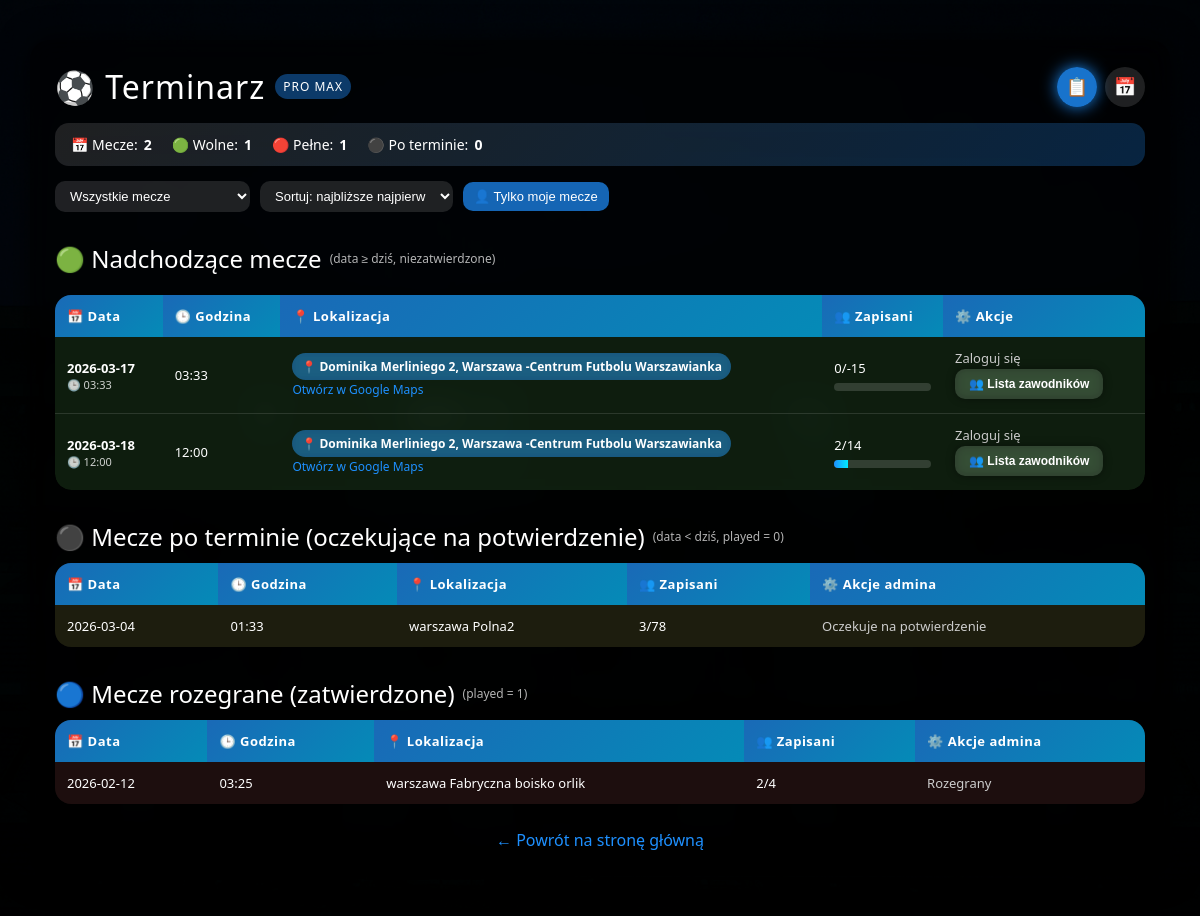
/terminarz, run on an earlier commit of the app's database.
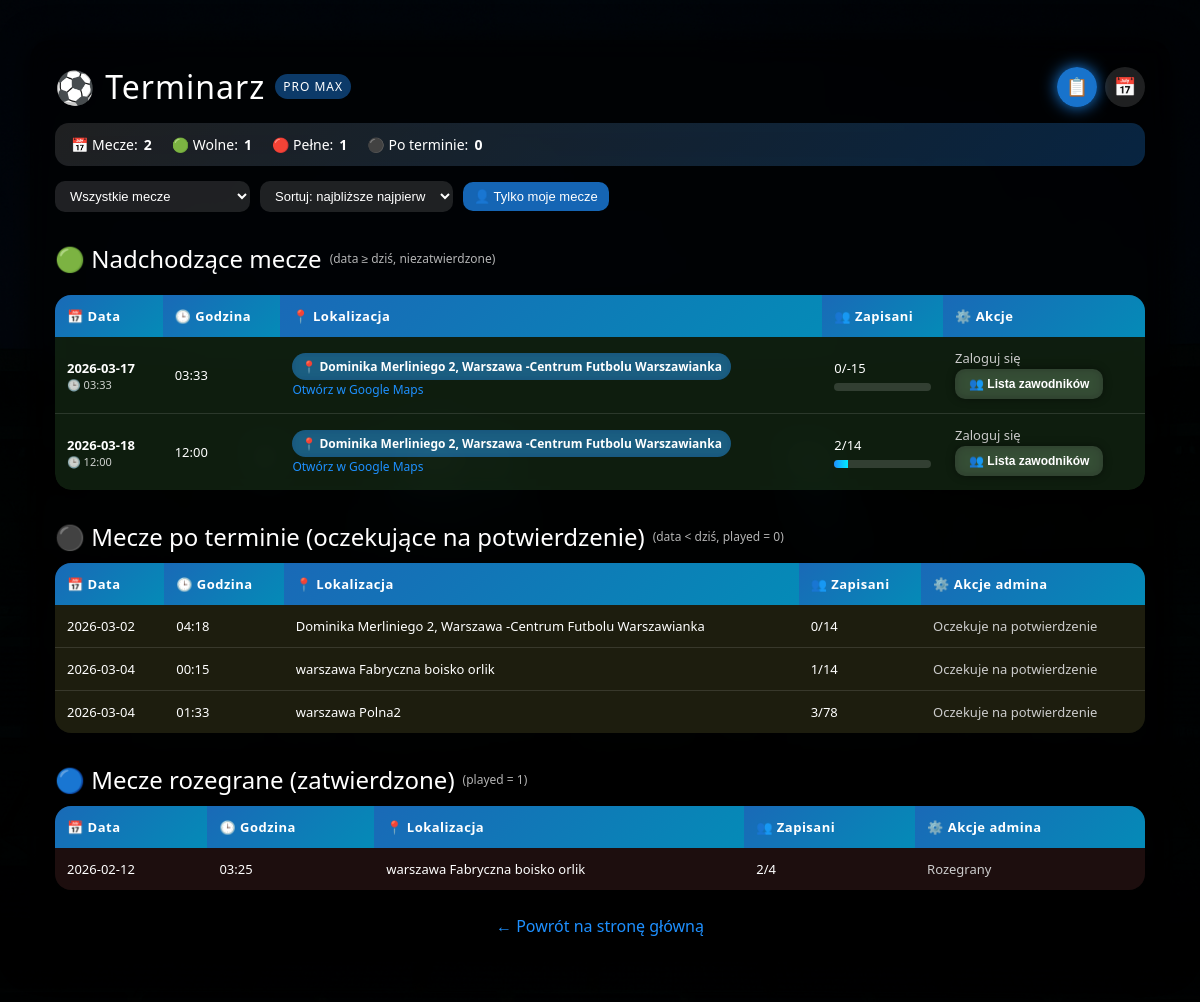
And on a later commit of the database.
### tables this page shows
CREATE TABLE matches (
            id INTEGER PRIMARY KEY AUTOINCREMENT,
            match_date TEXT NOT NULL,
            match_time TEXT NOT NULL,
            location TEXT NOT NULL,
            max_slots INTEGER NOT NULL,
            signed_up INTEGER NOT NULL DEFAULT 0
        , played INTEGER NOT NULL DEFAULT 0);

### app.py (the view)
@app.route("/terminarz")
def terminarz():
    conn = get_db()
    matches = conn.execute("SELECT * FROM matches ORDER BY match_date ASC, match_time ASC").fetchall()
    signups = conn.execute("""
        SELECT ms.match_id, ms.paid, u.first_name, u.last_name, u.player_alias
        FROM match_signups ms
        JOIN users u ON u.id = ms.user_id
        ORDER BY u.first_name ASC
    """).fetchall()
    conn.close()
    players_by_match = {}
    for s in signups:
        players_by_match.setdefault(s["match_id"], []).append(s)
    user_signed = {}
    if "player_alias" in session:
        for s in signups:
            if s["player_alias"] == session["player_alias"]:
                user_signed[s["match_id"]] = True
    today = date.today()
    upcoming_matches = []
    after_date_not_confirmed = []
    played_confirmed = []
    for m in matches:
        m_date = date.fromisoformat(m["match_date"])
        if m["played"] == 1:
            played_confirmed.append(m)
        else:
            if m_date >= today:
                upcoming_matches.append(m)
            else:
                after_date_not_confirmed.append(m)
    return render_template(
        "terminarz.html",
        matches=matches,
        upcoming_matches=upcoming_matches,
        after_date_not_confirmed=after_date_not_confirmed,
        played_confirmed=played_confirmed,
        players_by_match=players_by_match,
        user_signed=user_signed
    )

### app.py (called while the page is built)
def get_db():
    conn = sqlite3.connect("database.db")
    conn.row_factory = sqlite3.Row
    return conn

### templates/terminarz.html (shortened to what this page needs)
<!DOCTYPE html>
<html lang="pl">
<head>
</head>
<body>
<div class="overlay"></div>
<div class="container">
    <div class="header-row">
        <h1>⚽ Terminarz <span class="badge">PRO MAX</span></h1>
        <div class="view-toggle">
            <button id="btn-list" class="icon-toggle active" title="Widok listy">📋</button>
            <button id="btn-calendar" class="icon-toggle" title="Widok kalendarza">📅</button>
        </div>
    </div>
    <div id="stats-bar" class="stats-bar">
        <div class="stats-item">📅 Mecze: <span id="stat-total" class="value">0</span></div>
        <div class="stats-item">🟢 Wolne: <span id="stat-free" class="value">0</span></div>
        <div class="stats-item">🔴 Pełne: <span id="stat-full" class="value">0</span></div>
        <div class="stats-item">⚫ Po terminie: <span id="stat-past" class="value">0</span></div>
    </div>
    <div class="controls">
        <select id="filter-select">
            <option value="all">Wszystkie mecze</option>
        </select>
        <select id="sort-select">
            <option value="asc">Sortuj: najbliższe najpierw</option>
        </select>
        <button id="filter-mine" class="btn-filter">👤 Tylko moje mecze</button>
    </div>
    <div id="list-view">
        <h2>🟢 Nadchodzące mecze <small>(data ≥ dziś, niezatwierdzone)</small></h2>
        <div style="max-height: 450px; overflow-y: auto; border-radius: 16px;">
            <table>
                <thead>
                <tr>
                    <th>📅 Data</th>
                    <th>🕒 Godzina</th>
                    <th>📍 Lokalizacja</th>
                    <th>👥 Zapisani</th>
                    <th>⚙️ Akcje</th>
                </tr>
                </thead>
                <tbody id="list-tbody">
                {% for m in upcoming_matches %}
                {% set signed = m["signed_up"] %}
                {% set max_slots = m["max_slots"] %}
                {% set percent = (signed / max_slots) * 100 if max_slots > 0 else 0 %}
                {% if percent < 50 %}
                {% set row_class = "row-green" %}
                {% elif percent < 80 %}
                {% set row_class = "row-yellow" %}
                {% else %}
                {% set row_class = "row-red" %}
                {% endif %}
                <tr class="{{ row_class }} match-row"
                    data-id="{{ m['id'] }}"
                    data-date="{{ m['match_date'] }}"
                    data-time="{{ m['match_time'] }}"
                    data-signed="{{ signed }}"
                    data-max="{{ max_slots }}"
                    data-mine="{% if user_signed.get(m['id']) %}1{% else %}0{% endif %}">
                    <td>
                        <div style="font-weight:600;">{{ m["match_date"] }}</div>
                        <div style="font-size:11px; opacity:0.8;">🕒 {{ m["match_time"] }}</div>
                    </td>
                    <td>{{ m["match_time"] }}</td>
                    <td>
                        <span class="location-tag">📍 {{ m["location"] }}</span><br>
                        <a href="https://www.google.com/maps/search/?api=1&query={{ m['location'] | urlencode }}"
                           target="_blank"
                           style="color:#1e90ff; text-decoration:none; font-size:12px;">
                            Otwórz w Google Maps
                        </a>
                    </td>
                    <td>
                        {{ signed }}/{{ max_slots }}
                        <div class="progress-container">
                            <div class="progress-bar" style="--target-width: {{ percent }}%;"></div>
                        </div>
                    </td>
                    <td>
                        {% if session.user_id %}
                        {% if user_signed.get(m["id"]) %}
                        <a href="/terminarz/unsubscribe/{{ m['id'] }}" class="btn-modern btn-leave">
                            👤 Jednak nie wpadam
                        </a>
                        {% else %}
                        {% if signed < max_slots %}
                        <a href="/terminarz/signup/{{ m['id'] }}" class="btn-modern btn-join">
                            👤 Zapisz się
                        </a>
                        {% else %}
                        <span style="color:orange; font-weight:bold;">Brak miejsc</span>
                        {% endif %}
                        {% endif %}
                        {% else %}
                        <span style="color:#ccc;">Zaloguj się</span>
                        {% endif %}
                        <br>
                        <button class="btn-modern btn-list-players" onclick="openPlayersPopup({{ m['id'] }})">
                            👥 Lista zawodników
                        </button>
                    </td>
                </tr>
                {% endfor %}
                </tbody>
            </table>
        </div>
        <h2>⚫ Mecze po terminie (oczekujące na potwierdzenie) <small>(data < dziś, played = 0)</small></h2>
        <table>
            <thead>
            <tr>
                <th>📅 Data</th>
                <th>🕒 Godzina</th>
                <th>📍 Lokalizacja</th>
                <th>👥 Zapisani</th>
                <th>⚙️ Akcje admina</th>
            </tr>
            </thead>
            <tbody>
            {% for m in after_date_not_confirmed %}
            <tr class="row-yellow">
                <td>{{ m["match_date"] }}</td>
                <td>{{ m["match_time"] }}</td>
                <td>{{ m["location"] }}</td>
                <td>{{ m["signed_up"] }}/{{ m["max_slots"] }}</td>
                <td>
                    {% if session.is_admin == 1 %}
                    <form action="/admin/match/{{ m['id'] }}/set_played" method="post" style="display:inline;">
                        <button type="submit" class="btn-modern btn-admin-confirm">
                            ✔ Potwierdź rozegranie
                        </button>
                    </form>
                    {% else %}
                    <span style="color:#ccc;">Oczekuje na potwierdzenie</span>
                    {% endif %}
                </td>
            </tr>
            {% else %}
            <tr><td colspan="5"><i>Brak meczów po terminie.</i></td></tr>
            {% endfor %}
            </tbody>
        </table>
        <h2>🔵 Mecze rozegrane (zatwierdzone) <small>(played = 1)</small></h2>
        <table>
            <thead>
            <tr>
                <th>📅 Data</th>
                <th>🕒 Godzina</th>
                <th>📍 Lokalizacja</th>
                <th>👥 Zapisani</th>
                <th>⚙️ Akcje admina</th>
            </tr>
            </thead>
            <tbody>
            {% for m in played_confirmed %}
            <tr class="row-red">
                <td>{{ m["match_date"] }}</td>
                <td>{{ m["match_time"] }}</td>
                <td>{{ m["location"] }}</td>
                <td>{{ m["signed_up"] }}/{{ m["max_slots"] }}</td>
                <td>
                    {% if session.is_admin == 1 %}
                    <form action="/admin/match/{{ m['id'] }}/unset_played" method="post" style="display:inline;">
                        <button type="submit" class="btn-modern btn-admin-unconfirm">
                            ↩ Cofnij rozegranie
                        </button>
                    </form>
                    {% else %}
                    <span style="color:#ccc;">Rozegrany</span>
                    {% endif %}
                </td>
            </tr>
            {% else %}
            <tr><td colspan="5"><i>Brak rozegranych meczów.</i></td></tr>
            {% endfor %}
            </tbody>
        </table>
    </div>
    <a href="/" class="back">← Powrót na stronę główną</a>
</div>
</body>
</html>

### templates/terminarz.html (style rules this page uses)
* { box-sizing: border-box; }
body { margin: 0; padding: 0; font-family: "Segoe UI", Arial, sans-serif; color: #fff; background-image: url('/static/stadium.jpg'); background-size: cover; background-position: center; background-repeat: no-repeat; }
.overlay { position: fixed; inset: 0; background: radial-gradient(circle at top, rgba(0,0,0,0.4), rgba(0,0,0,0.9)); z-index: -1; }
.container { width: 95%; max-width: 1200px; margin: 40px auto; background: rgba(0,0,0,0.55); padding: 25px; border-radius: 20px; backdrop-filter: blur(14px); box-shadow: 0 0 30px rgba(0,0,0,0.8); position: relative; }
.header-row { display: flex; align-items: center; justify-content: space-between; gap: 10px; margin-bottom: 15px; }
h1 { font-weight: 300; letter-spacing: 1px; margin: 0; display: flex; align-items: center; gap: 10px; }
h1 span.badge { font-size: 12px; padding: 4px 8px; border-radius: 999px; background: rgba(30,144,255,0.4); text-transform: uppercase; letter-spacing: 1px; }
h2 { font-weight: 400; margin-top: 30px; margin-bottom: 10px; display: flex; align-items: center; gap: 8px; }
h2 small { font-size: 12px; opacity: 0.7; font-weight: 300; }
.view-toggle { display: flex; align-items: center; gap: 8px; }
.icon-toggle { width: 40px; height: 40px; border-radius: 50%; border: none; cursor: pointer; background: rgba(255,255,255,0.12); color: #fff; display: flex; align-items: center; justify-content: center; font-size: 18px; box-shadow: 0 0 10px rgba(0,0,0,0.5); transition: 0.25s ease; }
.icon-toggle.active { background: rgba(30,144,255,0.8); box-shadow: 0 0 16px rgba(30,144,255,0.9); }
.stats-bar { background: linear-gradient(135deg, rgba(255,255,255,0.12), rgba(30,144,255,0.25)); padding: 12px 16px; border-radius: 14px; backdrop-filter: blur(10px); margin-bottom: 15px; font-size: 14px; display: flex; gap: 20px; flex-wrap: wrap; align-items: center; }
.stats-item { display: flex; align-items: center; gap: 6px; }
.stats-item span.value { font-weight: 600; }
.controls { display: flex; flex-wrap: wrap; gap: 10px; margin-bottom: 15px; align-items: center; }
.controls select, .controls button { padding: 7px 11px; border-radius: 10px; border: none; font-size: 13px; cursor: pointer; }
.controls select { background: rgba(255,255,255,0.12); color: #fff; }
.controls button { background: rgba(30,144,255,0.7); color: #fff; }
.btn-filter { background: rgba(255,255,255,0.12); color: #fff; border-radius: 10px; border: none; padding: 7px 11px; font-size: 13px; cursor: pointer; transition: 0.2s ease; }
table { width: 100%; border-collapse: collapse; margin-top: 10px; border-radius: 16px; overflow: hidden; background: rgba(255,255,255,0.06); backdrop-filter: blur(8px); }
thead tr { position: sticky; top: 0; z-index: 2; }
th { padding: 12px; background: linear-gradient(135deg, rgba(30,144,255,0.7), rgba(0,191,255,0.7)); font-weight: 600; letter-spacing: 0.5px; font-size: 13px; text-align: left; }
td { padding: 12px; border-bottom: 1px solid rgba(255,255,255,0.12); font-size: 13px; }
tr:last-child td { border-bottom: none; }
.row-green { background: rgba(0,255,0,0.06); }
.row-yellow { background: rgba(255,255,0,0.06); }
.row-red { background: rgba(255,0,0,0.06); }
.location-tag { display: inline-block; padding: 5px 9px; background: rgba(30,144,255,0.45); border-radius: 999px; font-size: 12px; font-weight: 600; color: #fff; backdrop-filter: blur(4px); }
.btn-modern { padding: 8px 14px; border-radius: 10px; font-size: 12px; font-weight: 600; cursor: pointer; border: none; text-decoration: none; display: inline-block; transition: 0.25s ease; backdrop-filter: blur(6px); background: rgba(255,255,255,0.12); color: #fff; box-shadow: 0 0 8px rgba(0,0,0,0.4); margin: 2px 0; }
.progress-container { width: 100%; background: rgba(255,255,255,0.15); border-radius: 8px; height: 8px; margin-top: 6px; overflow: hidden; }
.progress-bar { height: 8px; background: linear-gradient(90deg, #1e90ff, #00eaff); width: 0%; animation: fillBar 1s ease forwards; }
a.back { display: block; text-align: center; margin-top: 25px; color: #1e90ff; text-decoration: none; font-size: 16px; }

What changed in the data, as far as the page shows it:
added matches: match_date "2026-03-02", match_time "04:18", location "Dominika Merliniego 2, Warszawa -Centrum Futbolu Warszawianka", signed_up "0", max_slots "14", shown under "⚫ Mecze po terminie (oczekujące na potwierdzenie) (data < dziś, played = 0)"
added matches: match_date "2026-03-04", match_time "00:15", location "warszawa Fabryczna boisko orlik", signed_up "1", max_slots "14", shown under "⚫ Mecze po terminie (oczekujące na potwierdzenie) (data < dziś, played = 0)"
